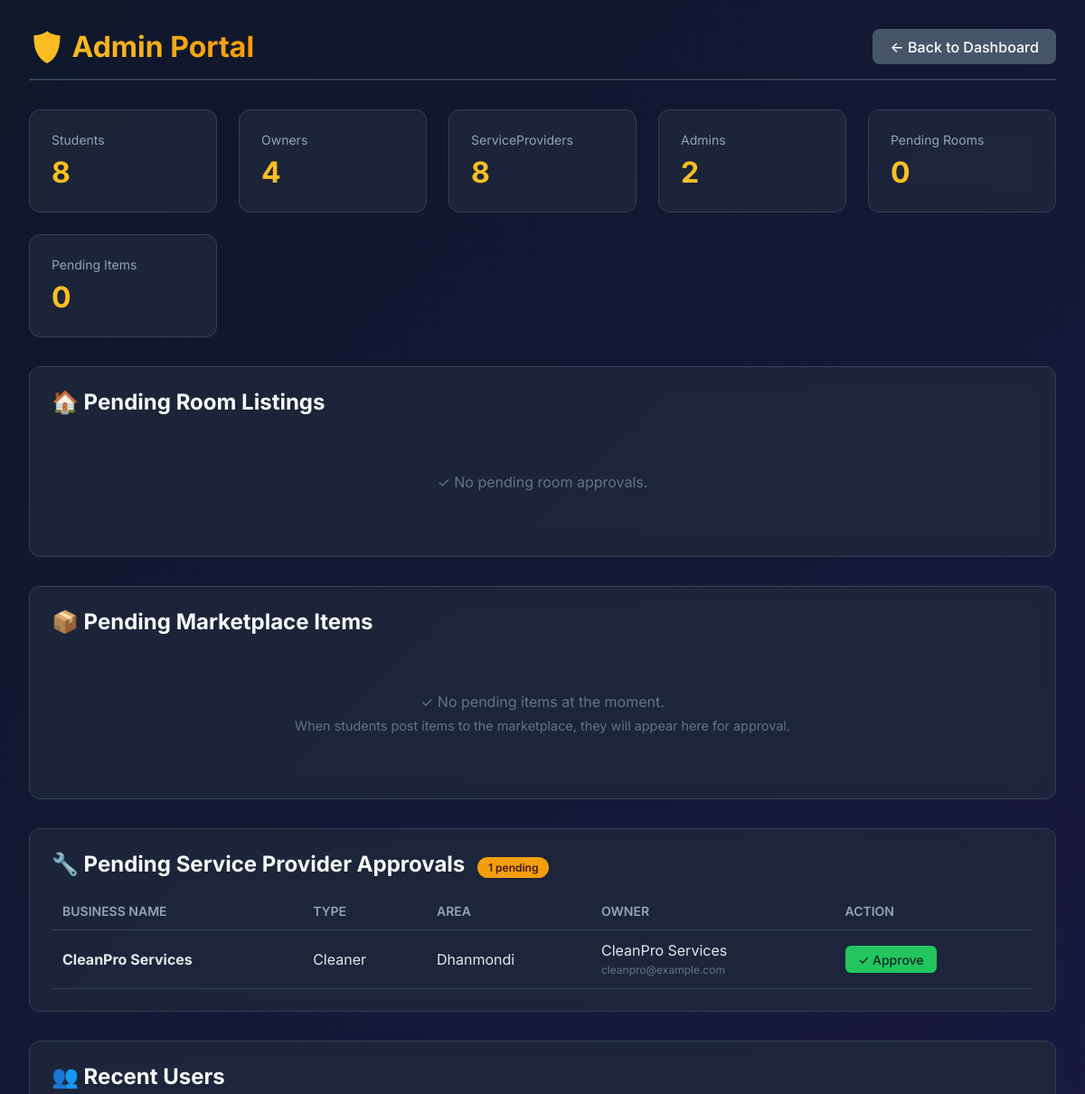
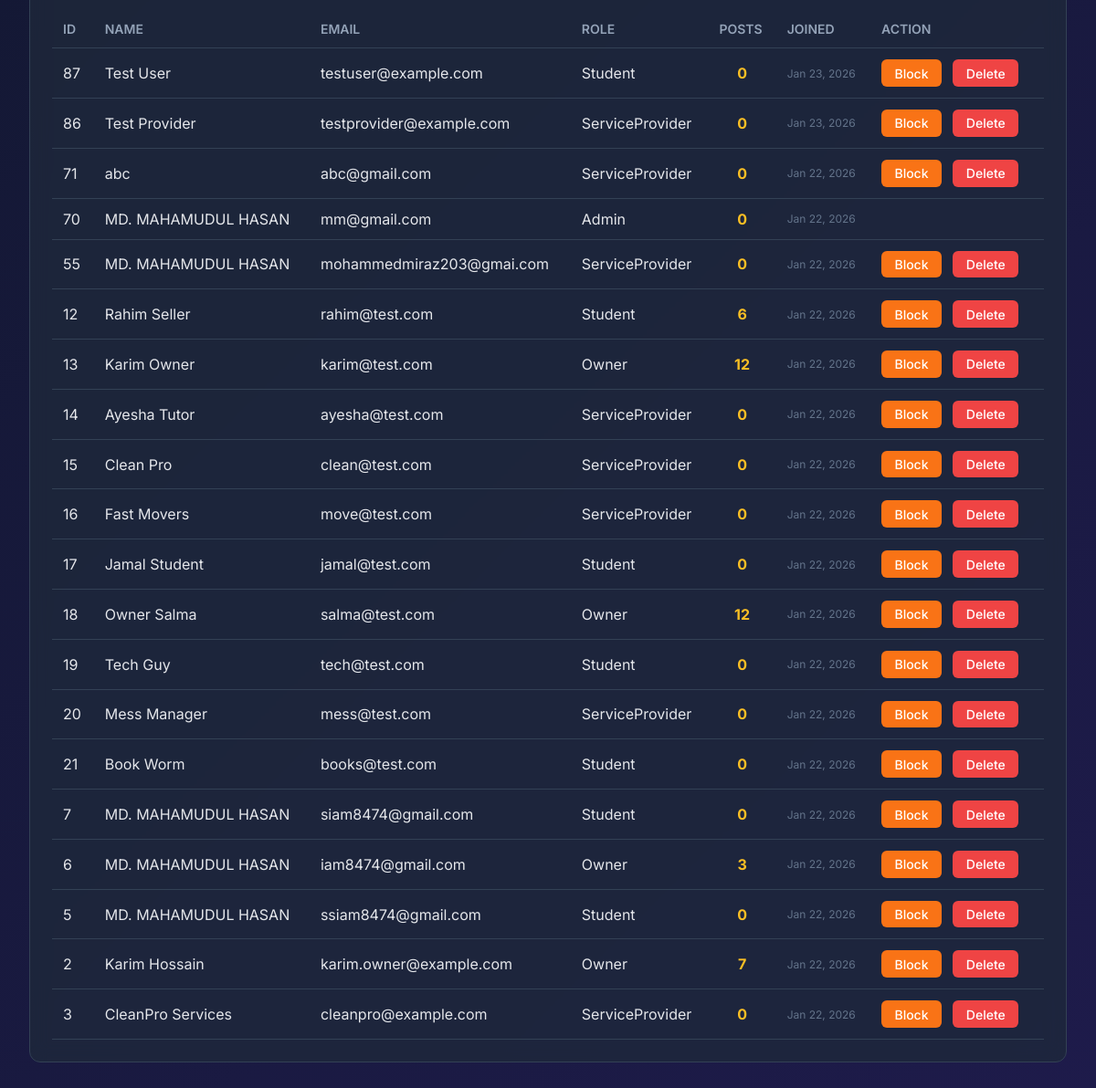
Page /admin_portal.php (signed in) on the committed database (2 pictures, top to bottom).
### tables this page shows
CREATE TABLE `serviceprovider` (
  `ProviderID` int(11) NOT NULL,
  `ServiceType` enum('Cleaner','Van','Mess','Tuition','Other') NOT NULL,
  `BusinessName` varchar(100) NOT NULL,
  `Area` varchar(100) NOT NULL,
  `AverageRating` decimal(3,2) NOT NULL DEFAULT 0.00,
  `TotalReviews` int(11) NOT NULL DEFAULT 0,
  `IsApproved` tinyint(1) NOT NULL DEFAULT 0 COMMENT 'Admin must approve before visible to students',
  `Description` text DEFAULT NULL,
  `StartingPrice` decimal(10,2) DEFAULT 0.00,
  PRIMARY KEY (`ProviderID`),
  CONSTRAINT `fk_sp_user` FOREIGN KEY (`ProviderID`) REFERENCES `user` (`UserID`) ON DELETE CASCADE ON UPDATE CASCADE
);

CREATE TABLE `user` (
  `UserID` int(11) NOT NULL AUTO_INCREMENT,
  `FullName` varchar(100) NOT NULL,
  `Email` varchar(100) NOT NULL,
  `Phone` varchar(20) NOT NULL,
  `PasswordHash` varchar(255) NOT NULL,
  `Role` enum('Student','Owner','ServiceProvider','Admin') NOT NULL DEFAULT 'Student',
  `AgeGroup` enum('18-21','22-25','26-30','Over30') NOT NULL,
  `LivingStatus` enum('Alone','Roommates','Family','Hostel') NOT NULL,
  `CreatedAt` datetime NOT NULL DEFAULT current_timestamp(),
  `Status` enum('Active','Blocked','Suspended') NOT NULL DEFAULT 'Active',
  `Bio` text DEFAULT NULL,
  `Country` varchar(100) DEFAULT NULL,
  PRIMARY KEY (`UserID`),
  UNIQUE KEY `Email` (`Email`)
);

### admin_portal.php (the view, shortened to what this page needs)
<?php
include 'config.php';
$conn->query("UPDATE MARKETITEM SET Status = 'Pending' WHERE Status IS NULL OR Status = ''");
$stats = [];
$res = $conn->query("SELECT Role, COUNT(*) as Count FROM USER GROUP BY Role");
while ($row = $res->fetch_assoc()) {
    $stats[$row['Role']] = $row['Count'];
}
$pendingSPs = [];
$res = $conn->query("
    SELECT u.FullName, u.Email, sp.ProviderID, sp.BusinessName, sp.ServiceType, sp.Area
    FROM SERVICEPROVIDER sp
    JOIN USER u ON sp.ProviderID = u.UserID
    WHERE sp.IsApproved = FALSE
");
while ($row = $res->fetch_assoc()) {
    $pendingSPs[] = $row;
}
$pendingItems = [];
$pendingRooms = [];
$users = [];
$res = $conn->query("
    SELECT u.UserID, u.FullName, u.Email, u.Role, u.Status, u.CreatedAt,
    (SELECT COUNT(*) FROM ROOMLISTING r WHERE r.OwnerID = u.UserID) as PostCount
    FROM USER u
    ORDER BY u.CreatedAt DESC LIMIT 20
");
while ($row = $res->fetch_assoc()) {
    $users[] = $row;
}
?>
<!DOCTYPE html>
<html lang="en">
<head>
</head>
<body>
    <div class="container">
        <div class="header">
            <h1>🛡️ Admin Portal</h1>
            <a href="index.php" class="btn-back">← Back to Dashboard</a>
        </div>
        <div class="stats-grid">
            <?php foreach ($stats as $role => $count): ?>
                <div class="stat-card">
                    <div class="stat-label"><?php echo $role; ?>s</div>
                    <div class="stat-value"><?php echo $count; ?></div>
                </div>
            <?php endforeach; ?>
            <div class="stat-card">
                <div class="stat-label">Pending Rooms</div>
                <div class="stat-value"><?php echo count($pendingRooms); ?></div>
            </div>
            <div class="stat-card">
                <div class="stat-label">Pending Items</div>
                <div class="stat-value"><?php echo count($pendingItems); ?></div>
            </div>
        </div>
        <div class="card">
            <h2>
                🏠 Pending Room Listings
            </h2>
            <?php if (empty($pendingRooms)): ?>
                <div class="empty-state">
                    <p>✓ No pending room approvals.</p>
                </div>
            <?php endif; ?>
        </div>
        <div class="card">
            <h2>
                📦 Pending Marketplace Items
            </h2>
            <?php if (empty($pendingItems)): ?>
                <div class="empty-state">
                    <p>✓ No pending items at the moment.</p>
                    <p style="font-size: 0.9rem; margin-top: 0.5rem;">When students post items to the marketplace, they will
                        appear here for approval.</p>
                </div>
            <?php endif; ?>
        </div>
        <div class="card">
            <h2>
                🔧 Pending Service Provider Approvals
                <?php if (count($pendingSPs) > 0): ?>
                    <span class="badge badge-warning"><?php echo count($pendingSPs); ?> pending</span>
                <?php endif; ?>
            </h2>
            <?php if (empty($pendingSPs)): ?>
                <div class="empty-state">
                    <p>✓ No pending service provider approvals.</p>
                </div>
            <?php else: ?>
                <table>
                    <thead>
                        <tr>
                            <th>Business Name</th>
                            <th>Type</th>
                            <th>Area</th>
                            <th>Owner</th>
                            <th>Action</th>
                        </tr>
                    </thead>
                    <tbody>
                        <?php foreach ($pendingSPs as $sp): ?>
                            <tr>
                                <td><strong><?php echo htmlspecialchars($sp['BusinessName']); ?></strong></td>
                                <td><?php echo htmlspecialchars($sp['ServiceType']); ?></td>
                                <td><?php echo htmlspecialchars($sp['Area']); ?></td>
                                <td>
                                    <?php echo htmlspecialchars($sp['FullName']); ?><br>
                                    <span class="timestamp"><?php echo htmlspecialchars($sp['Email']); ?></span>
                                </td>
                                <td>
                                    <a href="?approve_sp=<?php echo $sp['ProviderID']; ?>" class="btn btn-green">✓ Approve</a>
                                </td>
                            </tr>
                        <?php endforeach; ?>
                    </tbody>
                </table>
            <?php endif; ?>
        </div>
        <div class="card">
            <h2>👥 Recent Users</h2>
            <table>
                <thead>
                    <tr>
                        <th>ID</th>
                        <th>Name</th>
                        <th>Email</th>
                        <th>Role</th>
                        <th>Posts</th>
                        <th>Joined</th>
                        <th>Action</th>
                    </tr>
                </thead>
                <tbody>
                    <?php foreach ($users as $u): ?>
                        <tr>
                            <td><?php echo $u['UserID']; ?></td>
                            <td><?php echo htmlspecialchars($u['FullName']); ?></td>
                            <td><?php echo htmlspecialchars($u['Email']); ?></td>
                            <td><?php echo $u['Role']; ?></td>
                            <td style="text-align:center; font-weight:bold; color:#fbbf24;"><?php echo $u['PostCount']; ?>
                            </td>
                            <td class="timestamp"><?php echo date('M j, Y', strtotime($u['CreatedAt'])); ?></td>
                            <td>
                                <?php if ($u['Role'] !== 'Admin'): ?>
                                    <?php if ($u['Status'] === 'Blocked'): ?>
                                        <a href="?unblock_user=<?php echo $u['UserID']; ?>" class="btn"
                                            style="background:#fbbf24; color:#451a03">Unblock</a>
                                    <?php else: ?>
                                        <a href="?block_user=<?php echo $u['UserID']; ?>" class="btn"
                                            style="background:#f97316; color:white"
                                            onclick="return confirm('Block this user?')">Block</a>
                                    <?php endif; ?>
                                    <a href="?delete_user=<?php echo $u['UserID']; ?>" class="btn btn-red"
                                        onclick="return confirm('Are you sure you want to PERMANENTLY delete this user?');">Delete</a>
                                <?php endif; ?>
                            </td>
                        </tr>
                    <?php endforeach; ?>
                </tbody>
            </table>
        </div>
    </div>
</body>
</html>

### admin_portal.php (style rules this page uses)
* { margin: 0; padding: 0; box-sizing: border-box; }
body { font-family: 'Inter', system-ui, -apple-system, sans-serif; background: linear-gradient(135deg, #0f172a 0%, #1e1b4b 100%); color: #e5e7eb; min-height: 100vh; }
.container { max-width: 1400px; margin: 0 auto; padding: 2rem; }
.header { display: flex; justify-content: space-between; align-items: center; margin-bottom: 2rem; padding-bottom: 1rem; border-bottom: 2px solid #334155; }
h1 { font-size: 2rem; background: linear-gradient(90deg, #fbbf24, #f59e0b); -webkit-background-clip: text; -webkit-text-fill-color: transparent; }
.btn-back { background: #475569; color: white; padding: 0.6rem 1.2rem; border-radius: 8px; text-decoration: none; font-weight: 500; transition: background 0.2s; }
.stats-grid { display: grid; grid-template-columns: repeat(auto-fit, minmax(200px, 1fr)); gap: 1.5rem; margin-bottom: 2rem; }
.stat-card { background: rgba(30, 41, 59, 0.8); backdrop-filter: blur(10px); border: 1px solid #334155; border-radius: 12px; padding: 1.5rem; }
.stat-label { font-size: 0.875rem; color: #94a3b8; margin-bottom: 0.5rem; }
.stat-value { font-size: 2rem; font-weight: 700; color: #fbbf24; }
.card { background: rgba(30, 41, 59, 0.8); backdrop-filter: blur(10px); border: 1px solid #334155; border-radius: 12px; padding: 1.5rem; margin-bottom: 2rem; }
h2 { color: #f8fafc; margin-bottom: 1rem; font-size: 1.5rem; }
.badge { display: inline-block; padding: 0.25rem 0.75rem; border-radius: 999px; font-size: 0.75rem; font-weight: 600; margin-left: 0.5rem; }
.badge-warning { background: #f59e0b; color: #451a03; }
table { width: 100%; border-collapse: collapse; margin-top: 1rem; }
th, td { text-align: left; padding: 0.75rem; border-bottom: 1px solid #334155; }
th { color: #94a3b8; font-weight: 600; font-size: 0.875rem; text-transform: uppercase; }
td { color: #e5e7eb; }
.btn { display: inline-block; padding: 0.4rem 0.9rem; border-radius: 6px; text-decoration: none; font-size: 0.875rem; font-weight: 500; margin-right: 0.5rem; transition: all 0.2s; }
.btn-green { background: #22c55e; color: #022c22; }
.btn-red { background: #ef4444; color: white; }
.empty-state { text-align: center; padding: 3rem; color: #64748b; }
.timestamp { font-size: 0.75rem; color: #64748b; }

### rows in the picture
serviceprovider: BusinessName "CleanPro Services", ServiceType "Cleaner", Area "Dhanmondi", ProviderID.FullName "CleanPro Services", ProviderID.Email "cleanpro@example.com"
user: UserID "87", FullName "Test User", Email "testuser@example.com", Role "Student", PostCount "0", CreatedAt "Jan 23, 2026"
user: UserID "86", FullName "Test Provider", Email "testprovider@example.com", Role "ServiceProvider", PostCount "0", CreatedAt "Jan 23, 2026"
user: UserID "71", FullName "abc", Email "abc@gmail.com", Role "ServiceProvider", PostCount "0", CreatedAt "Jan 22, 2026"
user: UserID "70", FullName "MD. MAHAMUDUL HASAN", Email "mm@gmail.com", Role "Admin", PostCount "0", CreatedAt "Jan 22, 2026"
user: UserID "55", FullName "MD. MAHAMUDUL HASAN", Email "mohammedmiraz203@gmai.com", Role "ServiceProvider", PostCount "0", CreatedAt "Jan 22, 2026"
user: UserID "12", FullName "Rahim Seller", Email "rahim@test.com", Role "Student", PostCount "6", CreatedAt "Jan 22, 2026"
user: UserID "13", FullName "Karim Owner", Email "karim@test.com", Role "Owner", PostCount "12", CreatedAt "Jan 22, 2026"
user: UserID "14", FullName "Ayesha Tutor", Email "ayesha@test.com", Role "ServiceProvider", PostCount "0", CreatedAt "Jan 22, 2026"
user: UserID "15", FullName "Clean Pro", Email "clean@test.com", Role "ServiceProvider", PostCount "0", CreatedAt "Jan 22, 2026"
user: UserID "16", FullName "Fast Movers", Email "move@test.com", Role "ServiceProvider", PostCount "0", CreatedAt "Jan 22, 2026"
user: UserID "17", FullName "Jamal Student", Email "jamal@test.com", Role "Student", PostCount "0", CreatedAt "Jan 22, 2026"
user: UserID "18", FullName "Owner Salma", Email "salma@test.com", Role "Owner", PostCount "12", CreatedAt "Jan 22, 2026"
user: UserID "19", FullName "Tech Guy", Email "tech@test.com", Role "Student", PostCount "0", CreatedAt "Jan 22, 2026"
user: UserID "20", FullName "Mess Manager", Email "mess@test.com", Role "ServiceProvider", PostCount "0", CreatedAt "Jan 22, 2026"
user: UserID "21", FullName "Book Worm", Email "books@test.com", Role "Student", PostCount "0", CreatedAt "Jan 22, 2026"
user: UserID "7", FullName "MD. MAHAMUDUL HASAN", Email "siam8474@gmail.com", Role "Student", PostCount "0", CreatedAt "Jan 22, 2026"
user: UserID "6", FullName "MD. MAHAMUDUL HASAN", Email "iam8474@gmail.com", Role "Owner", PostCount "3", CreatedAt "Jan 22, 2026"
user: UserID "5", FullName "MD. MAHAMUDUL HASAN", Email "ssiam8474@gmail.com", Role "Student", PostCount "0", CreatedAt "Jan 22, 2026"
user: UserID "2", FullName "Karim Hossain", Email "karim.owner@example.com", Role "Owner", PostCount "7", CreatedAt "Jan 22, 2026"
user: UserID "3", FullName "CleanPro Services", Email "cleanpro@example.com", Role "ServiceProvider", PostCount "0", CreatedAt "Jan 22, 2026"

### other values in the picture
$role "Student"
$count "8"
$role "Owner"
$count "4"
$role "ServiceProvider"
$role "Admin"
$count "2"
count($pendingRooms) "0"
count($pendingItems) "0"
count($pendingSPs) "1"
